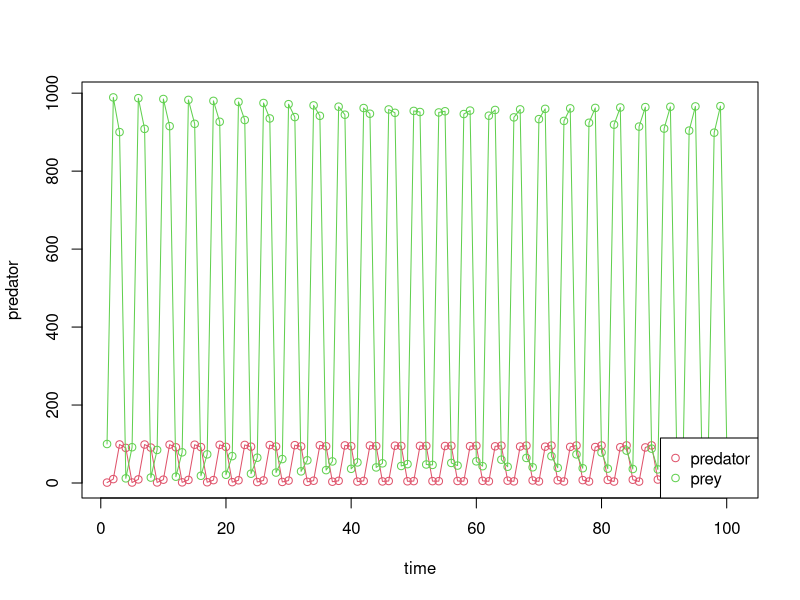

Generate this figure with R:
##predator can be partial or complete

predator_prey <- function(inits,theta,rs,SSp,nstep,partial=T){
	predator <- inits[1]
	prey <- inits[2]
	for(t in 1:nstep){
		##predator has to be complete redistribution
		dpredator <- rs[1]*predator[t]*(1-theta*(rs[1]+1)/rs[1]*predator[t]/prey[t])/(1+(rs[1]+1)*theta*predator[t]/prey[t])
		predator[t+1] <- predator[t]+ dpredator
		##but prey can be both
		if(partial){
			prey[t+1] <- prey[t]+ prey[t]*rs[2]*(1-prey[t]/SSp)/(1+(rs[2]-1)*prey[t]/SSp) - predator[t] * theta 
		}else{
			prey[t+1] <- prey[t]+ prey[t]*rs[2]*(1-prey[t]/SSp)/(1+rs[2]*prey[t]/SSp) - predator[t] * theta 
		}	
	}
	time <- 1: (nstep+1)
	plot(predator~time,col=2,ylim=range(c(predator,prey)))
	lines(time,predator,col=2)
	lines(time,prey,col=3)
	points(time,prey,col=3)
	legend("bottomright",c("predator","prey"),col=2:3,pch=1)
	list(predator= predator,prey = prey)
}

inits <- c(1,100)
theta <- 10
rs <- c(10000,10000)
SSp <- 1000
nstep <- 100
predator_prey(inits,theta,rs,SSp,nstep,partial=F)